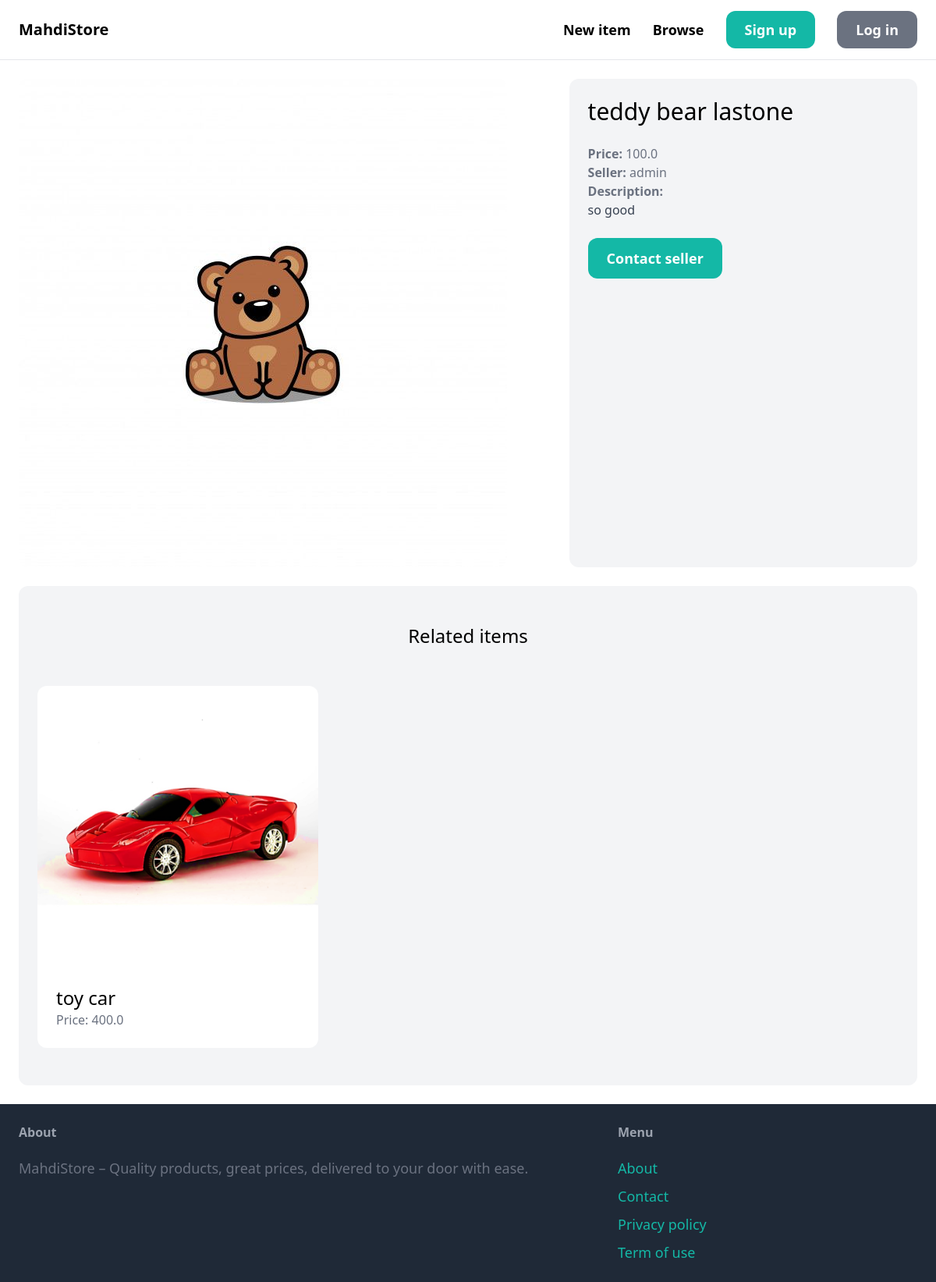
Page /items/1/ on the committed database.
### item/models.py (models this page shows, shortened)
class Item(models.Model):
    category = models.ForeignKey(Category, related_name='items', on_delete=models.CASCADE)
    name = models.CharField(max_length=255)
    description = models.TextField(blank=True, null=True)
    price = models.FloatField()
    image = models.ImageField(upload_to='item_images', blank=True, null=True)
    is_sold = models.BooleanField(default=False)
    created_by = models.ForeignKey(User, related_name='items', on_delete=models.CASCADE)
    created_at = models.DateTimeField(auto_now_add=True)

### item/views.py (the view)
# urls.py: path('<int:pk>/', views.detail, name='detail'),
def detail(request, pk):
    item = get_object_or_404(Item, pk=pk)
    related_items = Item.objects.filter(category=item.category, is_sold=False).exclude(pk=pk)[0:3]#0:3] means we want to show 3 items from the list of related items that we have filtered
    return render(request, 'item/detail.html', {
        'item': item,
        'related_items': related_items
    })

### item/templates/item/detail.html (shortened to what this page needs)
{% extends 'core/base.html' %}
{% block content %}
<div class="grid grid-cols-5 gap-6">
    <div class="col-span-3">
        <img src="{{ item.image.url }}" class="rounded-xl">
    </div>
    <div class="col-span-2 p-6 bg-gray-100 rounded-xl">
        <h1 class="mb-6 text-3xl">{{ item.name }}</h1>
        <p class="text-gray-500"><strong>Price: </strong>{{ item.price }}</p>
        <p class="text-gray-500"><strong>Seller: </strong>{{ item.created_by.username }}</p>
        {% if item.description %}
        <p class="text-gray-700">
            <strong class="text-gray-500">Description:</strong><br>
            {{ item.description }}
        </p>
    {% endif %}
    {% if request.user == item.created_by %}
    <div class="mt-6 p-6 bg-white rounded-xl">
        <p>This is your item!</p>
        <a href="{% url 'item:edit' item.id %}" class="inline-block mt-6 px-6 py-3 text-lg font-semibold bg-teal-500 text-white rounded-xl">Edit</a>
        <a href="{% url 'item:delete' item.id %}" class="inline-block mt-6 px-6 py-3 text-lg font-semibold bg-red-500 text-white rounded-xl">Delete</a>
    </div>
{% else %}
    <a href="{% url 'conversation:new' item.id %}" class="inline-block mt-6 px-6 py-3 text-lg font-semibold bg-teal-500 text-white rounded-xl hover:bg-teal-700">Contact seller</a>
{% endif %}
        </div>
</div>
<div class="mt-6 px-6 py-12 bg-gray-100 rounded-xl">
    <h2 class="mb-12 text-2xl text-center">Related items</h2>
    <div class="grid grid-cols-3 gap-3">
        {% for item in related_items %}
            <div>
                <a href="{% url 'item:detail' item.id %}">
                    <div>
                        <img src="{{ item.image.url }}" class="rounded-t-xl">
                    </div>
                    <div class="p-6 bg-white rounded-b-xl">
                        <h2 class="text-2xl">{{ item.name }}</h2>
                        <p class="text-gray-500">Price: {{ item.price }}</p>
                    </div>
                </a>
            </div>
        {% endfor %}
    </div>
</div>
{% endblock %}

### rows in the picture
Item: image (picture), name "teddy bear lastone", price "100.0", created_by.username "admin", description "so good"
Item: image (picture), name "toy car", price "400.0"
